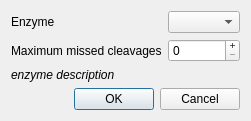
<?xml version="1.0" encoding="UTF-8"?>
<ui version="4.0">
 <class>DigestionDialog</class>
 <widget class="QDialog" name="DigestionDialog">
  <property name="geometry">
   <rect>
    <x>0</x>
    <y>0</y>
    <width>442</width>
    <height>166</height>
   </rect>
  </property>
  <property name="sizePolicy">
   <sizepolicy hsizetype="Fixed" vsizetype="Fixed">
    <horstretch>0</horstretch>
    <verstretch>0</verstretch>
   </sizepolicy>
  </property>
  <property name="windowTitle">
   <string>Add digestion</string>
  </property>
  <property name="modal">
   <bool>true</bool>
  </property>
  <layout class="QVBoxLayout" name="verticalLayout">
   <property name="sizeConstraint">
    <enum>QLayout::SetFixedSize</enum>
   </property>
   <item>
    <layout class="QGridLayout" name="gridLayout">
     <item row="1" column="0">
      <widget class="QLabel" name="missedCleavagesLabel">
       <property name="sizePolicy">
        <sizepolicy hsizetype="MinimumExpanding" vsizetype="Preferred">
         <horstretch>0</horstretch>
         <verstretch>0</verstretch>
        </sizepolicy>
       </property>
       <property name="text">
        <string>Maximum missed cleavages</string>
       </property>
      </widget>
     </item>
     <item row="0" column="0">
      <widget class="QLabel" name="enzymeLabel">
       <property name="text">
        <string>Enzyme</string>
       </property>
      </widget>
     </item>
     <item row="0" column="1">
      <widget class="QComboBox" name="enzymeComboBox">
       <property name="sizePolicy">
        <sizepolicy hsizetype="Preferred" vsizetype="Fixed">
         <horstretch>0</horstretch>
         <verstretch>0</verstretch>
        </sizepolicy>
       </property>
       <property name="sizeAdjustPolicy">
        <enum>QComboBox::AdjustToContents</enum>
       </property>
      </widget>
     </item>
     <item row="1" column="1">
      <widget class="QSpinBox" name="missedCleavagesSpinBox">
       <property name="sizePolicy">
        <sizepolicy hsizetype="Preferred" vsizetype="Fixed">
         <horstretch>0</horstretch>
         <verstretch>0</verstretch>
        </sizepolicy>
       </property>
       <property name="frame">
        <bool>true</bool>
       </property>
       <property name="buttonSymbols">
        <enum>QAbstractSpinBox::PlusMinus</enum>
       </property>
      </widget>
     </item>
    </layout>
   </item>
   <item>
    <widget class="QLabel" name="enzymeDescriptionLabel">
     <property name="text">
      <string>&lt;html&gt;&lt;head/&gt;&lt;body&gt;&lt;p&gt;&lt;span style=&quot; font-style:italic;&quot;&gt;enzyme description&lt;/span&gt;&lt;/p&gt;&lt;/body&gt;&lt;/html&gt;</string>
     </property>
    </widget>
   </item>
   <item>
    <widget class="QDialogButtonBox" name="buttonBox">
     <property name="orientation">
      <enum>Qt::Horizontal</enum>
     </property>
     <property name="standardButtons">
      <set>QDialogButtonBox::Cancel|QDialogButtonBox::Ok</set>
     </property>
    </widget>
   </item>
  </layout>
 </widget>
 <resources/>
 <connections>
  <connection>
   <sender>buttonBox</sender>
   <signal>accepted()</signal>
   <receiver>DigestionDialog</receiver>
   <slot>accept()</slot>
   <hints>
    <hint type="sourcelabel">
     <x>248</x>
     <y>254</y>
    </hint>
    <hint type="destinationlabel">
     <x>157</x>
     <y>274</y>
    </hint>
   </hints>
  </connection>
  <connection>
   <sender>buttonBox</sender>
   <signal>rejected()</signal>
   <receiver>DigestionDialog</receiver>
   <slot>reject()</slot>
   <hints>
    <hint type="sourcelabel">
     <x>316</x>
     <y>260</y>
    </hint>
    <hint type="destinationlabel">
     <x>286</x>
     <y>274</y>
    </hint>
   </hints>
  </connection>
  <connection>
   <sender>enzymeComboBox</sender>
   <signal>currentTextChanged(QString)</signal>
   <receiver>DigestionDialog</receiver>
   <slot>enzymeComboBoxCurrentTextChanged(QString)</slot>
   <hints>
    <hint type="sourcelabel">
     <x>371</x>
     <y>25</y>
    </hint>
    <hint type="destinationlabel">
     <x>220</x>
     <y>82</y>
    </hint>
   </hints>
  </connection>
 </connections>
 <slots>
  <slot>enzymeComboBoxCurrentTextChanged(QString)</slot>
 </slots>
</ui>
